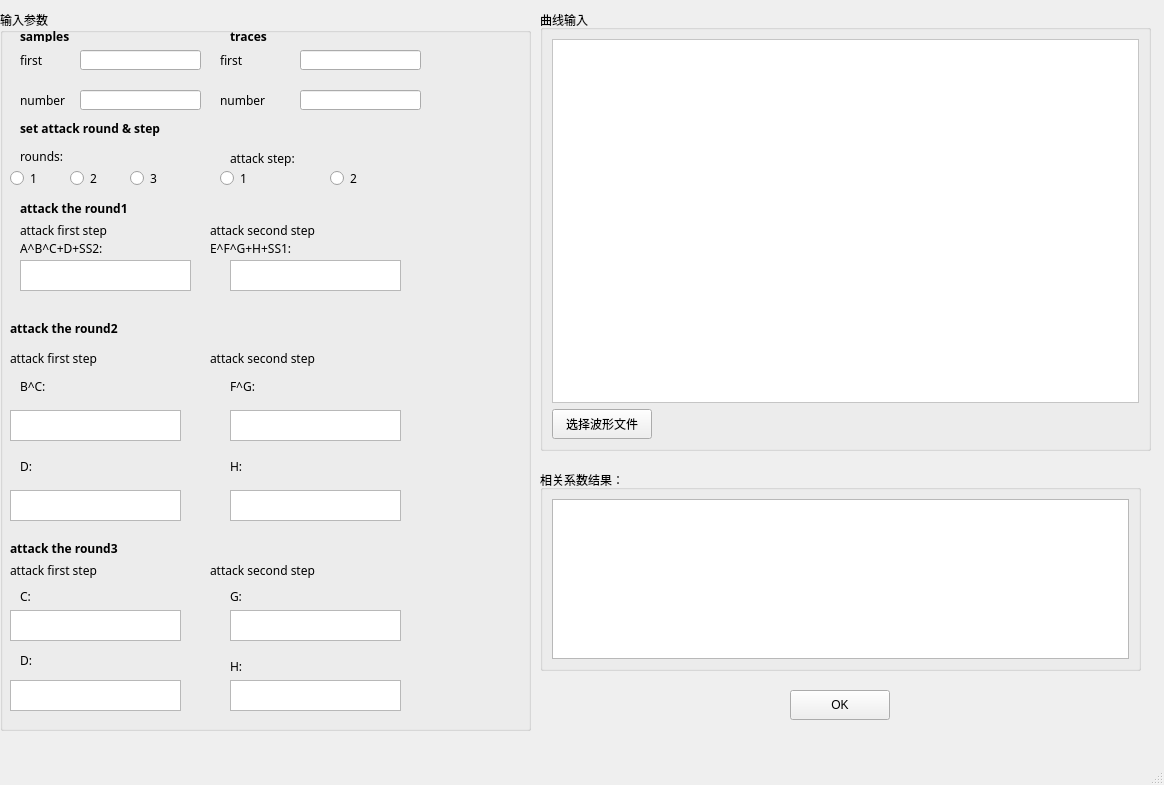
<?xml version="1.0" encoding="UTF-8"?>
<ui version="4.0">
 <class>MainWindow</class>
 <widget class="QMainWindow" name="MainWindow">
  <property name="geometry">
   <rect>
    <x>0</x>
    <y>0</y>
    <width>1164</width>
    <height>785</height>
   </rect>
  </property>
  <property name="windowTitle">
   <string>MainWindow</string>
  </property>
  <widget class="QWidget" name="centralwidget">
   <widget class="QGroupBox" name="groupBox_3">
    <property name="geometry">
     <rect>
      <x>540</x>
      <y>10</y>
      <width>611</width>
      <height>441</height>
     </rect>
    </property>
    <property name="title">
     <string>曲线输入</string>
    </property>
    <layout class="QGridLayout" name="gridLayout">
     <item row="1" column="0">
      <widget class="QPushButton" name="OpenButton">
       <property name="minimumSize">
        <size>
         <width>100</width>
         <height>30</height>
        </size>
       </property>
       <property name="maximumSize">
        <size>
         <width>100</width>
         <height>30</height>
        </size>
       </property>
       <property name="text">
        <string>选择波形文件</string>
       </property>
      </widget>
     </item>
     <item row="0" column="0" colspan="2">
      <widget class="QFrame" name="frame_2">
       <property name="styleSheet">
        <string notr="true">background-color: rgb(255, 255, 255);</string>
       </property>
       <property name="frameShape">
        <enum>QFrame::StyledPanel</enum>
       </property>
       <property name="frameShadow">
        <enum>QFrame::Raised</enum>
       </property>
       <layout class="QGridLayout" name="gridLayout_4"/>
      </widget>
     </item>
    </layout>
   </widget>
   <widget class="QGroupBox" name="groupBox_2">
    <property name="geometry">
     <rect>
      <x>540</x>
      <y>470</y>
      <width>601</width>
      <height>201</height>
     </rect>
    </property>
    <property name="title">
     <string>相关系数结果：</string>
    </property>
    <layout class="QGridLayout" name="gridLayout_2">
     <item row="0" column="0">
      <widget class="QTextEdit" name="OUTPUT">
       <property name="font">
        <font>
         <family>微软雅黑</family>
         <pointsize>12</pointsize>
        </font>
       </property>
       <property name="focusPolicy">
        <enum>Qt::NoFocus</enum>
       </property>
       <property name="readOnly">
        <bool>true</bool>
       </property>
       <property name="html">
        <string>&lt;!DOCTYPE HTML PUBLIC &quot;-//W3C//DTD HTML 4.0//EN&quot; &quot;http://www.w3.org/TR/REC-html40/strict.dtd&quot;&gt;
&lt;html&gt;&lt;head&gt;&lt;meta name=&quot;qrichtext&quot; content=&quot;1&quot; /&gt;&lt;style type=&quot;text/css&quot;&gt;
p, li { white-space: pre-wrap; }
&lt;/style&gt;&lt;/head&gt;&lt;body style=&quot; font-family:'微软雅黑'; font-size:12pt; font-weight:400; font-style:normal;&quot;&gt;
&lt;p style=&quot;-qt-paragraph-type:empty; margin-top:0px; margin-bottom:0px; margin-left:0px; margin-right:0px; -qt-block-indent:0; text-indent:0px; font-family:'SimSun';&quot;&gt;&lt;br /&gt;&lt;/p&gt;&lt;/body&gt;&lt;/html&gt;</string>
       </property>
      </widget>
     </item>
    </layout>
   </widget>
   <widget class="QPushButton" name="ProcessButton">
    <property name="geometry">
     <rect>
      <x>790</x>
      <y>690</y>
      <width>100</width>
      <height>30</height>
     </rect>
    </property>
    <property name="minimumSize">
     <size>
      <width>100</width>
      <height>30</height>
     </size>
    </property>
    <property name="maximumSize">
     <size>
      <width>100</width>
      <height>30</height>
     </size>
    </property>
    <property name="text">
     <string>OK</string>
    </property>
   </widget>
   <widget class="QGroupBox" name="groupBox">
    <property name="geometry">
     <rect>
      <x>0</x>
      <y>10</y>
      <width>531</width>
      <height>721</height>
     </rect>
    </property>
    <property name="font">
     <font>
      <family>微软雅黑</family>
     </font>
    </property>
    <property name="title">
     <string>输入参数</string>
    </property>
    <widget class="QLabel" name="label_6">
     <property name="geometry">
      <rect>
       <x>220</x>
       <y>40</y>
       <width>61</width>
       <height>21</height>
      </rect>
     </property>
     <property name="text">
      <string>first</string>
     </property>
     <property name="buddy">
      <cstring>lineEdit_3</cstring>
     </property>
    </widget>
    <widget class="QLineEdit" name="lineEdit_1">
     <property name="geometry">
      <rect>
       <x>80</x>
       <y>40</y>
       <width>121</width>
       <height>20</height>
      </rect>
     </property>
    </widget>
    <widget class="QLabel" name="label_18">
     <property name="geometry">
      <rect>
       <x>210</x>
       <y>340</y>
       <width>271</width>
       <height>16</height>
      </rect>
     </property>
     <property name="text">
      <string>attack second step</string>
     </property>
    </widget>
    <widget class="QLabel" name="label_19">
     <property name="geometry">
      <rect>
       <x>20</x>
       <y>370</y>
       <width>54</width>
       <height>12</height>
      </rect>
     </property>
     <property name="text">
      <string>B^C:</string>
     </property>
     <property name="buddy">
      <cstring>textEdit_4</cstring>
     </property>
    </widget>
    <widget class="QLabel" name="label_4">
     <property name="geometry">
      <rect>
       <x>20</x>
       <y>40</y>
       <width>54</width>
       <height>21</height>
      </rect>
     </property>
     <property name="text">
      <string>first</string>
     </property>
     <property name="buddy">
      <cstring>lineEdit_1</cstring>
     </property>
    </widget>
    <widget class="QLabel" name="label_11">
     <property name="geometry">
      <rect>
       <x>20</x>
       <y>190</y>
       <width>141</width>
       <height>16</height>
      </rect>
     </property>
     <property name="font">
      <font>
       <family>微软雅黑</family>
       <weight>75</weight>
       <bold>true</bold>
      </font>
     </property>
     <property name="text">
      <string>attack the round1</string>
     </property>
    </widget>
    <widget class="QLineEdit" name="lineEdit_2">
     <property name="geometry">
      <rect>
       <x>80</x>
       <y>80</y>
       <width>121</width>
       <height>20</height>
      </rect>
     </property>
    </widget>
    <widget class="QTextEdit" name="textEdit_3">
     <property name="geometry">
      <rect>
       <x>230</x>
       <y>250</y>
       <width>171</width>
       <height>31</height>
      </rect>
     </property>
    </widget>
    <widget class="QLabel" name="label_10">
     <property name="geometry">
      <rect>
       <x>230</x>
       <y>140</y>
       <width>81</width>
       <height>16</height>
      </rect>
     </property>
     <property name="font">
      <font>
       <family>微软雅黑</family>
       <weight>50</weight>
       <bold>false</bold>
      </font>
     </property>
     <property name="text">
      <string>attack step:</string>
     </property>
    </widget>
    <widget class="QLabel" name="label_13">
     <property name="geometry">
      <rect>
       <x>20</x>
       <y>230</y>
       <width>141</width>
       <height>16</height>
      </rect>
     </property>
     <property name="text">
      <string>A^B^C+D+SS2:</string>
     </property>
     <property name="buddy">
      <cstring>OUTPUT</cstring>
     </property>
    </widget>
    <widget class="QLabel" name="label_24">
     <property name="geometry">
      <rect>
       <x>10</x>
       <y>550</y>
       <width>141</width>
       <height>20</height>
      </rect>
     </property>
     <property name="text">
      <string>attack first step</string>
     </property>
    </widget>
    <widget class="QLabel" name="label_16">
     <property name="geometry">
      <rect>
       <x>10</x>
       <y>310</y>
       <width>141</width>
       <height>16</height>
      </rect>
     </property>
     <property name="font">
      <font>
       <family>微软雅黑</family>
       <weight>75</weight>
       <bold>true</bold>
      </font>
     </property>
     <property name="text">
      <string>attack the round2</string>
     </property>
    </widget>
    <widget class="QLineEdit" name="lineEdit_4">
     <property name="geometry">
      <rect>
       <x>300</x>
       <y>80</y>
       <width>121</width>
       <height>20</height>
      </rect>
     </property>
    </widget>
    <widget class="QLabel" name="label_23">
     <property name="geometry">
      <rect>
       <x>10</x>
       <y>530</y>
       <width>141</width>
       <height>16</height>
      </rect>
     </property>
     <property name="font">
      <font>
       <family>微软雅黑</family>
       <weight>75</weight>
       <bold>true</bold>
      </font>
     </property>
     <property name="text">
      <string>attack the round3</string>
     </property>
    </widget>
    <widget class="QTextEdit" name="textEdit_6">
     <property name="geometry">
      <rect>
       <x>230</x>
       <y>400</y>
       <width>171</width>
       <height>31</height>
      </rect>
     </property>
    </widget>
    <widget class="QTextEdit" name="textEdit_8">
     <property name="geometry">
      <rect>
       <x>10</x>
       <y>600</y>
       <width>171</width>
       <height>31</height>
      </rect>
     </property>
    </widget>
    <widget class="QLabel" name="label_15">
     <property name="geometry">
      <rect>
       <x>210</x>
       <y>230</y>
       <width>241</width>
       <height>16</height>
      </rect>
     </property>
     <property name="text">
      <string>E^F^G+H+SS1:</string>
     </property>
     <property name="buddy">
      <cstring>textEdit_3</cstring>
     </property>
    </widget>
    <widget class="QLineEdit" name="lineEdit_3">
     <property name="geometry">
      <rect>
       <x>300</x>
       <y>40</y>
       <width>121</width>
       <height>20</height>
      </rect>
     </property>
    </widget>
    <widget class="QTextEdit" name="textEdit_11">
     <property name="geometry">
      <rect>
       <x>230</x>
       <y>670</y>
       <width>171</width>
       <height>31</height>
      </rect>
     </property>
    </widget>
    <widget class="QLabel" name="label_2">
     <property name="geometry">
      <rect>
       <x>20</x>
       <y>20</y>
       <width>54</width>
       <height>12</height>
      </rect>
     </property>
     <property name="font">
      <font>
       <family>微软雅黑</family>
       <weight>75</weight>
       <bold>true</bold>
      </font>
     </property>
     <property name="text">
      <string>samples</string>
     </property>
    </widget>
    <widget class="QTextEdit" name="textEdit_9">
     <property name="geometry">
      <rect>
       <x>10</x>
       <y>670</y>
       <width>171</width>
       <height>31</height>
      </rect>
     </property>
    </widget>
    <widget class="QLabel" name="label_12">
     <property name="geometry">
      <rect>
       <x>20</x>
       <y>210</y>
       <width>141</width>
       <height>20</height>
      </rect>
     </property>
     <property name="font">
      <font>
       <family>微软雅黑</family>
       <weight>50</weight>
       <bold>false</bold>
      </font>
     </property>
     <property name="text">
      <string>attack first step</string>
     </property>
    </widget>
    <widget class="QLabel" name="label_17">
     <property name="geometry">
      <rect>
       <x>10</x>
       <y>340</y>
       <width>151</width>
       <height>16</height>
      </rect>
     </property>
     <property name="text">
      <string>attack first step</string>
     </property>
    </widget>
    <widget class="QLabel" name="label_5">
     <property name="geometry">
      <rect>
       <x>20</x>
       <y>80</y>
       <width>61</width>
       <height>21</height>
      </rect>
     </property>
     <property name="text">
      <string>number</string>
     </property>
     <property name="buddy">
      <cstring>lineEdit_2</cstring>
     </property>
    </widget>
    <widget class="QLabel" name="label_8">
     <property name="geometry">
      <rect>
       <x>20</x>
       <y>110</y>
       <width>161</width>
       <height>16</height>
      </rect>
     </property>
     <property name="font">
      <font>
       <family>微软雅黑</family>
       <weight>75</weight>
       <bold>true</bold>
      </font>
     </property>
     <property name="text">
      <string>set attack round &amp; step</string>
     </property>
    </widget>
    <widget class="QTextEdit" name="textEdit_7">
     <property name="geometry">
      <rect>
       <x>230</x>
       <y>480</y>
       <width>171</width>
       <height>31</height>
      </rect>
     </property>
    </widget>
    <widget class="QTextEdit" name="textEdit_4">
     <property name="geometry">
      <rect>
       <x>10</x>
       <y>400</y>
       <width>171</width>
       <height>31</height>
      </rect>
     </property>
    </widget>
    <widget class="QLabel" name="label_25">
     <property name="geometry">
      <rect>
       <x>210</x>
       <y>550</y>
       <width>301</width>
       <height>20</height>
      </rect>
     </property>
     <property name="text">
      <string>attack second step</string>
     </property>
    </widget>
    <widget class="QTextEdit" name="textEdit_10">
     <property name="geometry">
      <rect>
       <x>230</x>
       <y>600</y>
       <width>171</width>
       <height>31</height>
      </rect>
     </property>
    </widget>
    <widget class="QLabel" name="label_28">
     <property name="geometry">
      <rect>
       <x>230</x>
       <y>580</y>
       <width>54</width>
       <height>12</height>
      </rect>
     </property>
     <property name="text">
      <string>G:</string>
     </property>
     <property name="buddy">
      <cstring>textEdit_10</cstring>
     </property>
    </widget>
    <widget class="QLabel" name="label_7">
     <property name="geometry">
      <rect>
       <x>220</x>
       <y>80</y>
       <width>61</width>
       <height>21</height>
      </rect>
     </property>
     <property name="text">
      <string>number</string>
     </property>
     <property name="buddy">
      <cstring>lineEdit_4</cstring>
     </property>
    </widget>
    <widget class="QLabel" name="label_3">
     <property name="geometry">
      <rect>
       <x>230</x>
       <y>20</y>
       <width>54</width>
       <height>12</height>
      </rect>
     </property>
     <property name="font">
      <font>
       <family>微软雅黑</family>
       <weight>75</weight>
       <bold>true</bold>
      </font>
     </property>
     <property name="text">
      <string>traces</string>
     </property>
    </widget>
    <widget class="QLabel" name="label_21">
     <property name="geometry">
      <rect>
       <x>230</x>
       <y>370</y>
       <width>54</width>
       <height>12</height>
      </rect>
     </property>
     <property name="text">
      <string>F^G:</string>
     </property>
     <property name="buddy">
      <cstring>textEdit_6</cstring>
     </property>
    </widget>
    <widget class="QLabel" name="label_9">
     <property name="geometry">
      <rect>
       <x>20</x>
       <y>140</y>
       <width>54</width>
       <height>12</height>
      </rect>
     </property>
     <property name="font">
      <font>
       <family>微软雅黑</family>
       <weight>50</weight>
       <bold>false</bold>
      </font>
     </property>
     <property name="text">
      <string>rounds:</string>
     </property>
    </widget>
    <widget class="QLabel" name="label_27">
     <property name="geometry">
      <rect>
       <x>20</x>
       <y>640</y>
       <width>54</width>
       <height>20</height>
      </rect>
     </property>
     <property name="text">
      <string>D:</string>
     </property>
     <property name="buddy">
      <cstring>textEdit_9</cstring>
     </property>
    </widget>
    <widget class="QLabel" name="label_29">
     <property name="geometry">
      <rect>
       <x>230</x>
       <y>650</y>
       <width>54</width>
       <height>12</height>
      </rect>
     </property>
     <property name="text">
      <string>H:</string>
     </property>
     <property name="buddy">
      <cstring>textEdit_11</cstring>
     </property>
    </widget>
    <widget class="QLabel" name="label_14">
     <property name="geometry">
      <rect>
       <x>210</x>
       <y>210</y>
       <width>271</width>
       <height>20</height>
      </rect>
     </property>
     <property name="font">
      <font>
       <family>微软雅黑</family>
       <weight>50</weight>
       <bold>false</bold>
      </font>
     </property>
     <property name="text">
      <string>attack second step</string>
     </property>
    </widget>
    <widget class="QLabel" name="label_26">
     <property name="geometry">
      <rect>
       <x>20</x>
       <y>580</y>
       <width>54</width>
       <height>12</height>
      </rect>
     </property>
     <property name="text">
      <string>C:</string>
     </property>
     <property name="buddy">
      <cstring>textEdit_8</cstring>
     </property>
    </widget>
    <widget class="QLabel" name="label_20">
     <property name="geometry">
      <rect>
       <x>20</x>
       <y>450</y>
       <width>54</width>
       <height>12</height>
      </rect>
     </property>
     <property name="text">
      <string>D:</string>
     </property>
     <property name="buddy">
      <cstring>textEdit_5</cstring>
     </property>
    </widget>
    <widget class="QLabel" name="label_22">
     <property name="geometry">
      <rect>
       <x>230</x>
       <y>450</y>
       <width>54</width>
       <height>12</height>
      </rect>
     </property>
     <property name="text">
      <string>H:</string>
     </property>
     <property name="buddy">
      <cstring>textEdit_7</cstring>
     </property>
    </widget>
    <widget class="QTextEdit" name="textEdit_5">
     <property name="geometry">
      <rect>
       <x>10</x>
       <y>480</y>
       <width>171</width>
       <height>31</height>
      </rect>
     </property>
    </widget>
    <widget class="QTextEdit" name="textEdit_2">
     <property name="geometry">
      <rect>
       <x>20</x>
       <y>250</y>
       <width>171</width>
       <height>31</height>
      </rect>
     </property>
    </widget>
    <widget class="QRadioButton" name="radioButton_4">
     <property name="geometry">
      <rect>
       <x>220</x>
       <y>160</y>
       <width>89</width>
       <height>16</height>
      </rect>
     </property>
     <property name="text">
      <string>1</string>
     </property>
    </widget>
    <widget class="QRadioButton" name="radioButton_5">
     <property name="geometry">
      <rect>
       <x>330</x>
       <y>160</y>
       <width>89</width>
       <height>16</height>
      </rect>
     </property>
     <property name="text">
      <string>2</string>
     </property>
    </widget>
    <widget class="QRadioButton" name="radioButton_1">
     <property name="geometry">
      <rect>
       <x>10</x>
       <y>160</y>
       <width>41</width>
       <height>16</height>
      </rect>
     </property>
     <property name="text">
      <string>1</string>
     </property>
    </widget>
    <widget class="QRadioButton" name="radioButton_2">
     <property name="geometry">
      <rect>
       <x>70</x>
       <y>160</y>
       <width>41</width>
       <height>16</height>
      </rect>
     </property>
     <property name="text">
      <string>2</string>
     </property>
    </widget>
    <widget class="QRadioButton" name="radioButton_3">
     <property name="geometry">
      <rect>
       <x>130</x>
       <y>160</y>
       <width>89</width>
       <height>16</height>
      </rect>
     </property>
     <property name="text">
      <string>3</string>
     </property>
    </widget>
   </widget>
  </widget>
  <widget class="QMenuBar" name="menubar">
   <property name="geometry">
    <rect>
     <x>0</x>
     <y>0</y>
     <width>1164</width>
     <height>23</height>
    </rect>
   </property>
  </widget>
  <widget class="QStatusBar" name="statusbar"/>
 </widget>
 <resources/>
 <connections/>
</ui>
